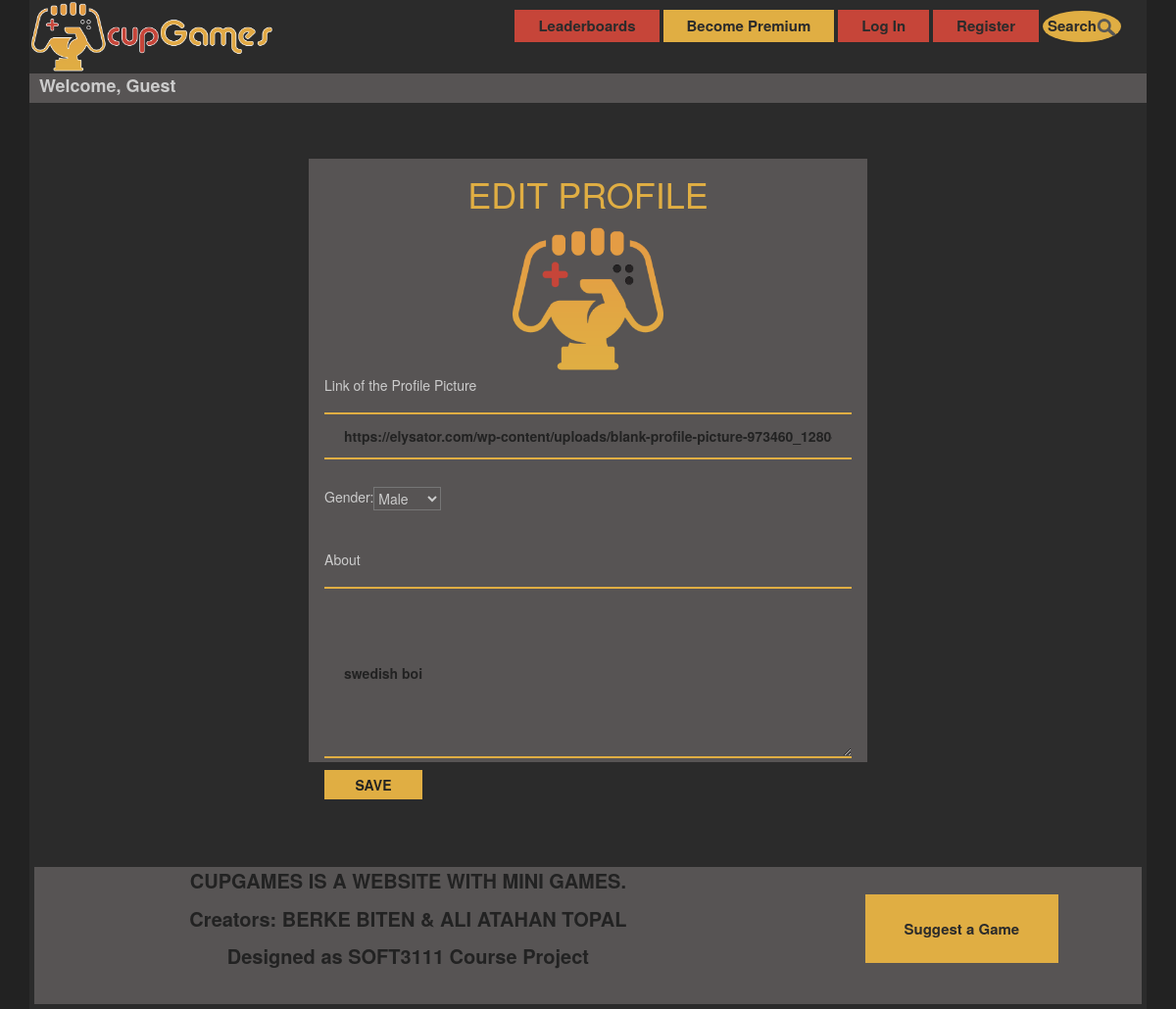
The app's page /editprofile/kelbero, older data.
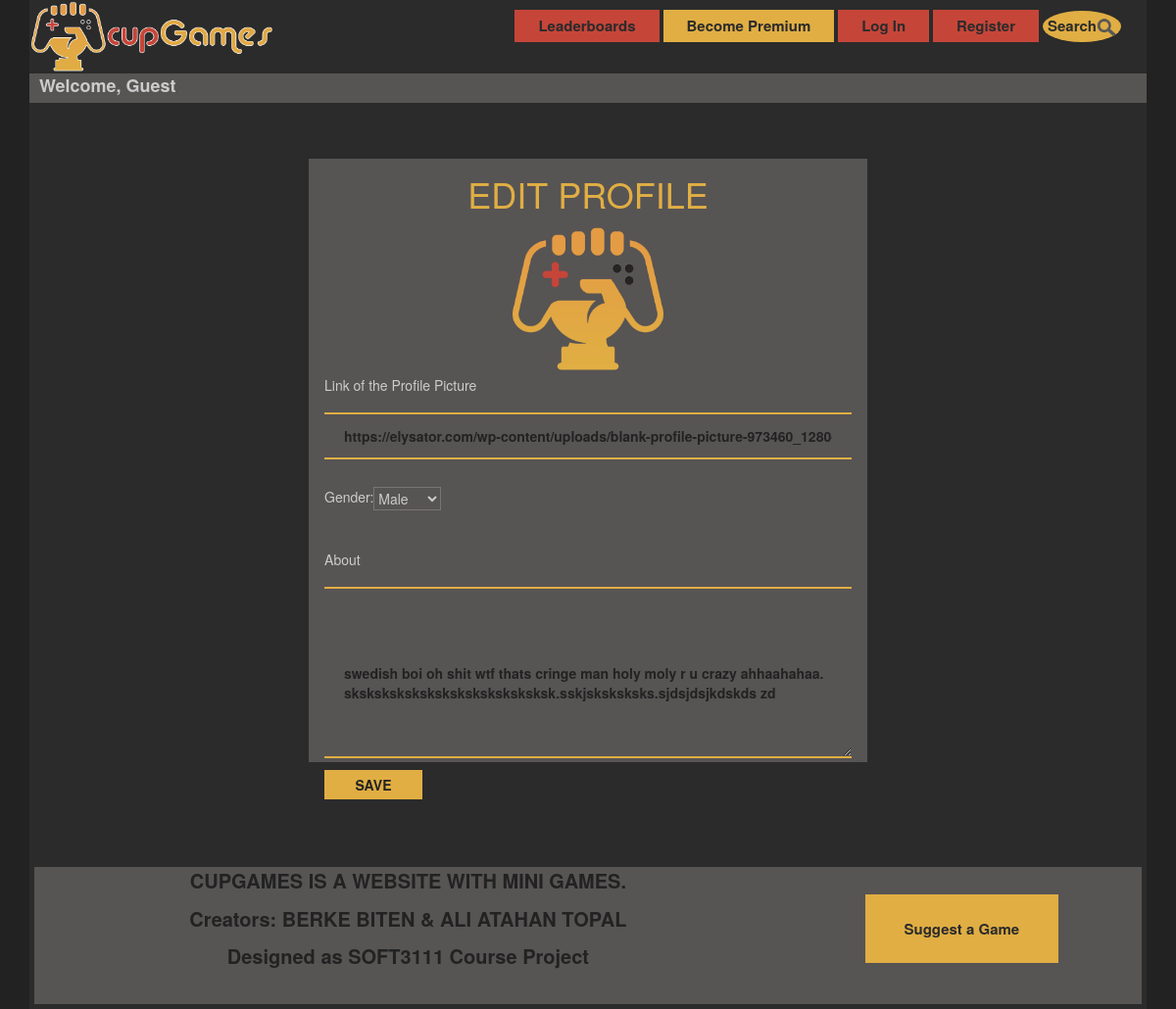
The same page, newer data.
### cupApp/models.py (models this page shows, shortened)
class Account(models.Model):
    username = models.CharField(max_length=20, primary_key=True)
    password = models.CharField(max_length=50)
    email = models.CharField(max_length=100)
    date_of_birth = models.DateField(blank=True, null=True)
    gender = models.CharField(max_length=1)
    coins = models.IntegerField(default=500)
    level = models.IntegerField(default=1)
    type = models.CharField(max_length=2, default="FU")
    about_text = models.TextField(blank=True, null=True)
    registration_date = models.DateTimeField(default=timezone.now())
    isPremium = models.BooleanField(default=False)
    playLimit = models.IntegerField(default=15)
    last_visit_date = models.DateTimeField(default=timezone.now())
    warn_value = models.IntegerField(default=0)
    is_banned = models.BooleanField(default=False)
    profile_pic = models.CharField(max_length=1500, null=True, blank=True)

### cupApp/views.py (the view)
# urls.py: path('editprofile/<str:pk>', views.editprofile, name="editprofile"),
def editprofile(request, pk):
    account = get_object_or_404(Account, username=pk)
    if request.method == 'POST':
        gender = request.POST.get('dropdown')
        about = request.POST.get('about')
        profile_pic = request.POST.get('profile_pic')
        Account.objects.filter(username=account.username).update(gender=gender, about_text=about, profile_pic=profile_pic)
        return redirect('profile', pk=pk)
    return render(request, 'cupApp/editprofile.html', {'account': account})

### cupApp/templates/cupApp/editprofile.html (shortened to what this page needs)
{% extends 'cupApp/base.html' %}
{% load static %}
{% block content %}
    <div class="accountsettings">
        <h1>EDIT PROFILE</h1>
        <img src={% static 'img/CGLogoIcon.png' %}>
        <br method="post" action="{% url 'editprofile' pk=request.session.username %}">
        <p>Link of the Profile Picture</p>
        <input type="text" name="profile_pic" placeholder="{{ account.profile_pic }}"/>
        <div class="gender">
            <br><p>Gender: </p>
            <select name="dropdown">
                {% if account.gender == 'M' %}
                    <option value="M" selected>Male</option>
                {% else %}
                    <option value="M">Male</option>
                {% endif %}
            </select>
        </div>
        <br>
        <br><p>About</p>
        <textarea id="txtarea" type="text" name="about"
                  placeholder="{{ account.about_text }}"></textarea>
        <button type="submit">Save</button>
    </div>
{% endblock %}

Row changes from the older to the newer data that the page shows:
changed Account "Male": about "swedish boi" → "swedish boi oh shit wtf thats cringe man holy moly r u crazy ahhaahahaa. sksksksksksksksksksksksksksk.sskjsksksksks.sjdsjdsjkdskds zd"
